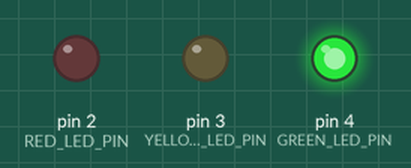
Simulated run of this sketch. Board: Arduino Uno, built with avr-gcc and run on an emulated ATmega328P. Shown: output pins drawn as LEDs (lit = HIGH).

Above: at 2.0 s.
At 4.5 s:
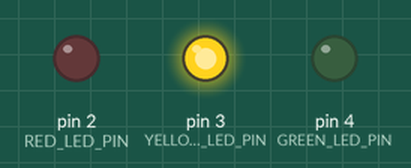
At 7.0 s:
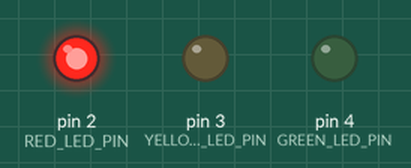
Timing chart, 0 to 11.7 s (numbered marks = the images above):
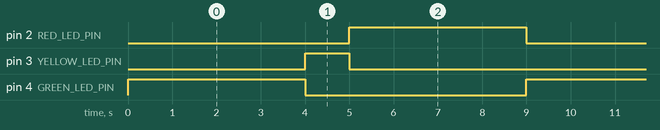

The sketch:

Traffic_light.ino
```cpp
// -------------------------------------------------------
// Simple Traffic Light - Procedural Example for Students
// -------------------------------------------------------
// Demonstrates:
// - constants and variables
// - functions (procedures)
// - step-by-step control flow
// - using delays for timing
// -------------------------------------------------------

// ----- Pin assignments -----
const int RED_LED_PIN    = 2;
const int YELLOW_LED_PIN = 3;
const int GREEN_LED_PIN  = 4;

// ----- Timing (in milliseconds) -----
const unsigned long GREEN_TIME  = 4000; // 4 seconds
const unsigned long YELLOW_TIME = 1000; // 1 second
const unsigned long RED_TIME    = 4000; // 4 seconds

// -------------------------------------------------------
// setup: runs once at the beginning
// -------------------------------------------------------
void setup() {
  pinMode(RED_LED_PIN, OUTPUT);
  pinMode(YELLOW_LED_PIN, OUTPUT);
  pinMode(GREEN_LED_PIN, OUTPUT);

  // Start with all lights off
  allLightsOff();
}

// -------------------------------------------------------
// loop: runs over and over
// -------------------------------------------------------
void loop() {
  // The whole program is just a clear sequence of procedures:
  runGreenPhase();
  runYellowPhase();
  runRedPhase();
}

// -------------------------------------------------------
// Helper: turn all LEDs off
// -------------------------------------------------------
void allLightsOff() {
  digitalWrite(RED_LED_PIN, LOW);
  digitalWrite(YELLOW_LED_PIN, LOW);
  digitalWrite(GREEN_LED_PIN, LOW);
}

// -------------------------------------------------------
// Helper: set exactly one light on (like a real traffic light)
// -------------------------------------------------------
void showOnlyRed() {
  allLightsOff();
  digitalWrite(RED_LED_PIN, HIGH);
}

void showOnlyYellow() {
  allLightsOff();
  digitalWrite(YELLOW_LED_PIN, HIGH);
}

void showOnlyGreen() {
  allLightsOff();
  digitalWrite(GREEN_LED_PIN, HIGH);
}

// -------------------------------------------------------
// Phase procedures
// Each phase is a clear, self-contained procedure.
// -------------------------------------------------------
void runGreenPhase() {
  showOnlyGreen();          // 1) turn on green
  delay(GREEN_TIME);        // 2) wait
}

void runYellowPhase() {
  showOnlyYellow();         // 1) turn on yellow
  delay(YELLOW_TIME);       // 2) wait
}

void runRedPhase() {
  showOnlyRed();            // 1) turn on red
  delay(RED_TIME);          // 2) wait
}
```

Measured:
- by itself, pin 2 (RED_LED_PIN), pin 4 (GREEN_LED_PIN): alternates HIGH for 4.0 s and LOW for 5.0 s
- by itself, pin 3 (YELLOW_LED_PIN): alternates HIGH for 1.0 s and LOW for 8.0 s
- by itself, everything shown: repeats every 9.0 s, in 3 steps
